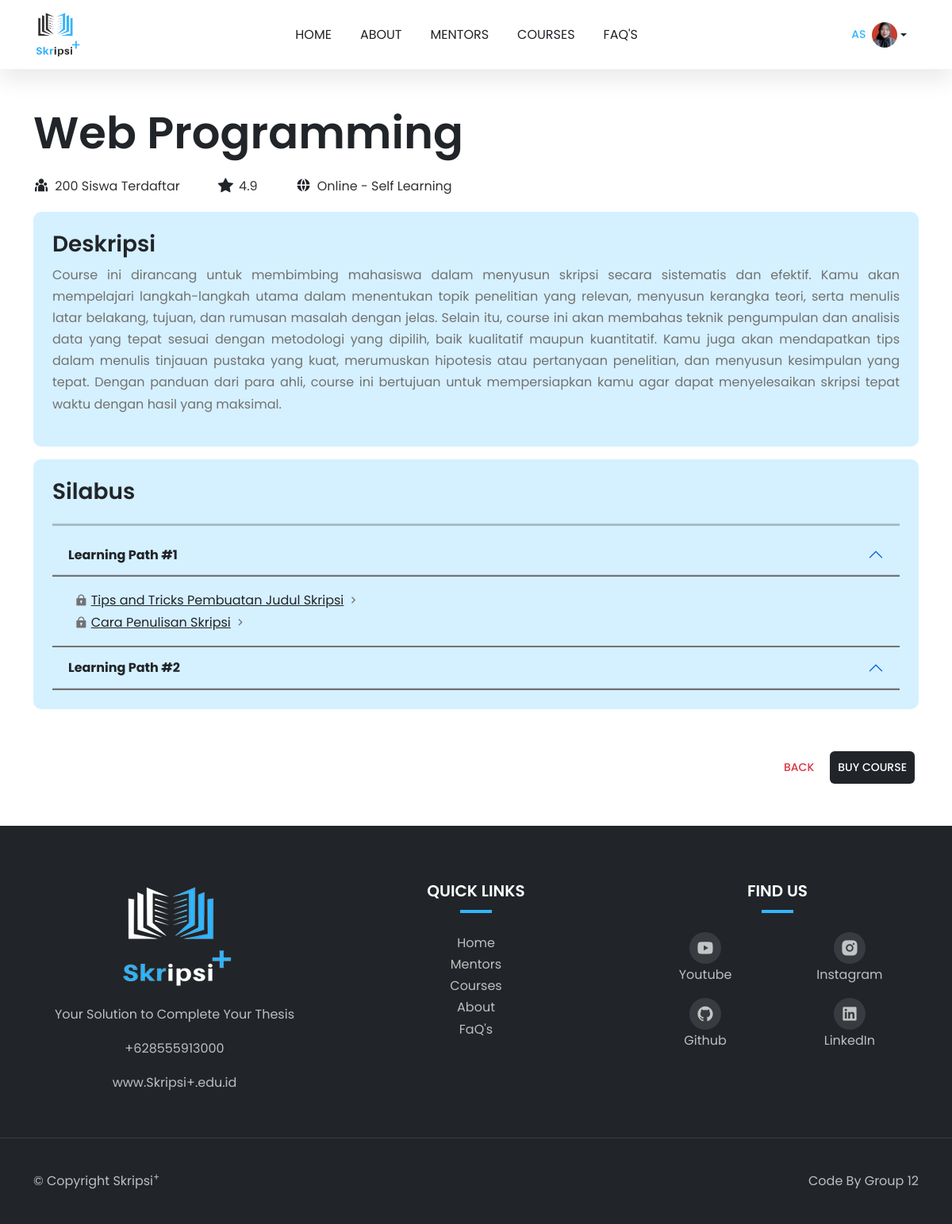
/courses/1/ (signed in), run on the app's committed database.
### public_app/models.py (models this page shows, shortened)
class Profile(models.Model):
    user = models.OneToOneField(User, on_delete=models.CASCADE)
    phone = models.CharField(max_length=15, blank=True, null=True)
    domicile = models.CharField(max_length=100, blank=True, null=True)
    photo = models.ImageField(upload_to='profile_photos/', blank=True, null=True)

class Course(models.Model):
    title = models.CharField(max_length=200)
    description = models.TextField()
    price = models.DecimalField(max_digits=10, decimal_places=3)
    image = models.ImageField(upload_to='courses')
    syllabus = models.JSONField(null=True, blank=True)  # Jika memakai JSON untuk syllabus
    students_enrolled = models.PositiveIntegerField(default=0)
    rating = models.DecimalField(max_digits=2, decimal_places=1, default=5.0)
    learning_type = models.CharField(max_length=50, default="Online - Self Learning")

### public_app/views.py (the view)
# urls.py: path('courses/<int:pk>/', views.course_detail, name='course_detail'),
@login_required(login_url='account_login')
def course_detail(request, pk):
    course = get_object_or_404(Course, pk=pk)
    return render(request, 'detail-courses.html', {'course': course})

### public_app/templates/detail-courses.html
{% extends 'layouts/base.html' %} {% load static %} {% block content %}
<div>
  <div class="container mt-5 mb-5">
    <div class="row">
      <div class="col-12">
        <h1 class="display-4">{{ course.title }}</h1>
      </div>
    </div>
    <div class="detail-icon d-lg-flex align-items-center mt-2">
      <div class="rating d-flex align-items-center">
        <i class="ri-team-fill detail"></i>
        <span class="ms-1">{{ course.students_enrolled }} Siswa Terdaftar</span>
      </div>
      <div class="rating d-flex align-items-center ms-lg-5">
        <i class="bi bi-star-fill detail"></i>
        <span class="ms-1">{{ course.rating }}</span>
      </div>
      <div class="rating d-flex align-items-center ms-lg-5">
        <i class="ri-global-fill detail"></i>
        <span class="ms-1">{{ course.learning_type }}</span>
      </div>
    </div>
    <div class="deskripsi-course p-4 mt-3">
      <h3>Deskripsi</h3>
      <p>{{ course.description }}</p>
    </div>
    <div class="accordion-detail mt-3 p-4">
      <h3>Silabus</h3>
      <hr class="accordion mt-4" />
      {% for section in course.syllabus %}
      <div class="accordion-item">
        <h2 class="accordion-header" id="heading{{ forloop.counter }}">
          <button
            class="accordion-button"
            type="button"
            data-bs-toggle="collapse"
            data-bs-target="#collapse{{ forloop.counter }}"
            aria-expanded="true"
            aria-controls="collapse{{ forloop.counter }}"
          >
            {{ section.title }}
          </button>
        </h2>
        <div
          id="collapse{{ forloop.counter }}"
          class="accordion-collapse collapse {% if forloop.first %}show{% endif %}"
          aria-labelledby="heading{{ forloop.counter }}"
          data-bs-parent="#syllabusAccordion"
        >
          <div class="accordion-body">
            {% for lesson in section.lessons %}
            <div class="d-flex align-items-center ms-2">
              <i class="ri-lock-2-fill bag"></i>
              <a class="ms-1">{{ lesson.title }}</a>
              <i class="ri-arrow-right-s-line detail ms-1"></i>
            </div>
            {% endfor %}
          </div>
        </div>
      </div>
      {% endfor %}
    </div>
    <div class="btn-detail mt-5 d-flex justify-content-end">
      <a href="/courses"
        ><button type="button" class="btn btn-outline-danger">Back</button></a
      >
      <a class="btn btn-brand" href="{% url 'course_checkout' course.id %}">Buy Course</a>
    </div>
  </div>
</div>
{% endblock content %}

### public_app/templates/components/navbar.html (shortened to what this page needs)
{% load static %}
<nav class="navbar navbar-expand-lg bg-white sticky-top">
  <div class="container">
    <a class="navbar-brand" href="/">
      <img
        class="logo"
        src="{% static 'img/Light-removebg-preview.png'%}"
        alt="logo-Skripsi+"
      />
    </a>
    <div class="collapse navbar-collapse" id="Nav">
      <ul class="navbar-nav m-auto">
        <li class="nav-item">
          <a
            class="nav-link {% if request.resolver_match.url_name == 'home' %}active{% endif %}"
            href="{% url 'home' %}"
            >Home</a
          >
        </li>
        <li class="nav-item">
          <a
            class="nav-link {% if request.resolver_match.url_name == 'about' %}active{% endif %}"
            href="{% url 'about' %}"
            >About</a
          >
        </li>
        <li class="nav-item">
          <a
            class="nav-link {% if request.resolver_match.url_name == 'mentors' %}active{% endif %}"
            href="{% url 'mentors' %}"
            >Mentors</a
          >
        </li>
        <li class="nav-item">
          <a
            class="nav-link {% if request.resolver_match.url_name == 'course' %}active{% endif %}"
            href="{% url 'course' %}"
            >Courses</a
          >
        </li>
        <li class="nav-item">
          <a
            class="nav-link {% if request.resolver_match.url_name == 'faq' %}active{% endif %}"
            href="{% url 'faq' %}"
            >FaQ's</a
          >
        </li>
      </ul>
      {% if user.is_authenticated %}
      <div class="dropdown d-none d-lg-block">
        <button
          class="d-flex align-items-center text-decoration-none dropdown-toggle user-icon btn btn-outline-secondary"
          id="dropdownUser"
          data-bs-toggle="dropdown"
          aria-expanded="false"
          style="color: #212529; background: none; border-radius: 50px; border-width: 3px;">
          <span class="me-2">{{ user.username }}</span>
          {% if user.profile.photo %}
            <img src="{{ user.profile.photo.url }}" alt="User Photo" class="rounded-circle" style="width: 32px; height: 32px; object-fit: cover;">
          {% else %}
            <img src="{% static 'img/profil.png'%}" alt="User Photo" class="rounded-circle" style="width: 32px; height: 32px; object-fit: cover;">
          {% endif %}
        </button>
      </div>
      {% endif %}
    </div>
  </div>
</nav>

### static/css/style.css (style rules this page uses)
:root { --c-dark: #212529; --c-brand: #33b5ff; --c-brand-rgb: 51, 181, 255; --c-white-rgb: 255, 255, 255; --c-dark-rgb: 33, 37, 41; --c-body: #727272; --box-shadow: 0px 15px 25px rgba(0, 0, 0, 0.08); --transition: all 0.5s ease; --font-base: "Poppins-Variable", sans-serif; }
* { padding: 0; margin: 0; box-sizing: border-box; font-family: var(--font-base); }
body { line-height: 1.7 !important; color: var(--c-body) !important; font-size: 16px !important; }
hr { background-color: var(--c-dark) !important; }
h1,h2,h3,h4,h5,h6, .h1,.h2,.h3,.h4,.h5,.h6 { font-weight: 600 !important; color: var(--c-dark); }
a { text-decoration: none !important; }
span { color: var(--c-brand); }
.btn { font-weight: 500; font-size: 14px; text-transform: uppercase; border-radius: 6px !important; padding: 10px 24px; }
.btn-brand { background-color: var(--c-dark) !important; border-color: var(--c-dark); color: #ffffff !important; }
.navbar { box-shadow: var(--box-shadow); }
.navbar-nav .nav-link { font-weight: 400 !important; color: var(--c-dark); text-transform: uppercase; margin: 10px; padding: 10px; text-decoration: none; font-size: 16px; }
.logo { width: 60px; }
.btn { padding: 10px; margin: 5px; background-color: none; border: none; }
.rating i { color: #fbc02d; font-size: 1.2rem; margin-right: 0.2rem; }
.rating span { font-size: 1rem; font-weight: bold; color: #333; }
.rating i.detail { color: var(--c-dark) !important; }
.detail-icon span { font-weight: 400; }
.deskripsi-course p { text-align: justify; }
.deskripsi-course,.accordion-detail, .detail-materi { background-color: #d5f0ff; border-radius: 10px; }
.accordion-detail hr.accordion { width: 100%; border-top: 3px solid var(--c-dark) !important; margin: 10px auto; }
.accordion-body a { color: var(--c-dark); text-decoration: underline !important; cursor: pointer !important; }
.accordion-button { background-color: #d5f0ff !important; }
.accordion-body { background-color: #d5f0ff !important; }
.accordion-item { border: none !important; }
.accordion-collapse { border: none !important; border-bottom: 2px solid var(--c-body) !important; }
.accordion-header { border: none !important; border-bottom: 2px solid var(--c-body) !important; }
.accordion-button { font-weight: bold; color: var(--c-dark); }
.accordion-button:not(.collapsed) { color: var(--c-dark) !important; }

### data on the page
Course: title "Web Programming", students_enrolled "200", rating "4.9", learning_type "Online - Self Learning", description "Course ini dirancang untuk membimbing mahasiswa dalam menyusun skripsi secara sistematis dan efektif. Kamu akan mempelajari langkah-langkah utama dalam menentukan topik penelitian yang relevan, menyusun kerangka teori, serta menulis latar belakang, tujuan, dan rumusan masalah dengan jelas. Selain itu, course ini akan membahas teknik pengumpulan dan analisis data yang tepat sesuai dengan metodologi yang dipilih, baik kualitatif maupun kuantitatif. Kamu juga akan mendapatkan tips dalam menulis tinjauan pustaka yang kuat, merumuskan hipotesis atau pertanyaan penelitian, dan menyusun kesimpulan yang tepat. Dengan panduan dari para ahli, course ini bertujuan untuk mempersiapkan kamu agar dapat…"

### other printed values
{{ user.username }} "AS"
{{ section.title }} "Learning Path #1" "Learning Path #2"
{{ lesson.title }} "Tips and Tricks Pembuatan Judul Skripsi" "Cara Penulisan Skripsi"
